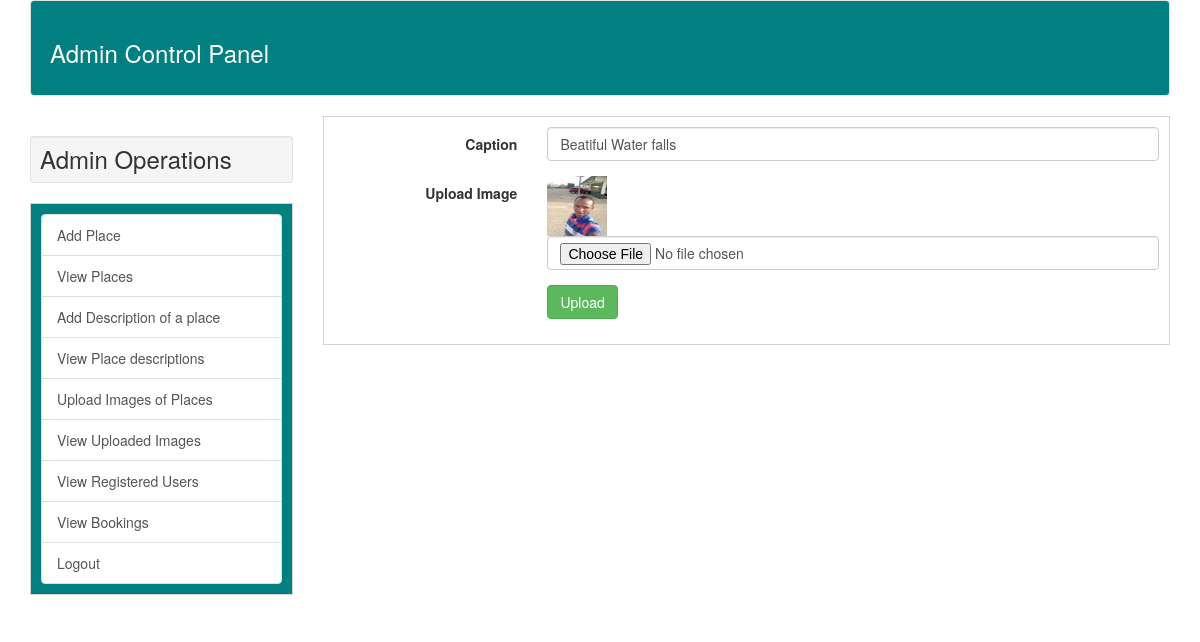
Page /admin/index.php?editImageId=2 (signed in) on the committed database.
### tables this page shows
CREATE TABLE `images` (
  `id` int(255) NOT NULL,
  `place_id` int(255) NOT NULL,
  `image` varchar(255) NOT NULL,
  `caption` varchar(255) NOT NULL
);

### admin/editImages.php (the view, shortened to what this page needs)
<?php
if(isset($_GET['editImageId']))
{
$editImageId=$_GET['editImageId'];
$getImages="SELECT * FROM images WHERE id='$editImageId'";
$result=mysqli_query($connect,$getImages);
while ($row=mysqli_fetch_array($result))
{
$caption=$row['caption'];
$image=$row['image'];
?>
<form method="post"action="index.php?editImageId=<?php echo $editImageId ?>"class="form-horizontal" style="border: 1px solid lightgrey;padding: 10px;" enctype="multipart/form-data">
    <div class="form-group">
        <label class="control-label col-sm-3">Caption</label>
        <div class="col-sm-9">
            <input type="text"name="caption" class="form-control" value="<?php echo $caption?>"/>
        </div>
    </div>
    <div class="form-group">
        <label class="control-label col-sm-3">Upload Image</label>
        <div class="col-sm-9">
            <span class="form-helper"><img src="../img/<?php echo $image ?>" width="60px" height="60px"></span>
            <input type="file"name="image" class="form-control"/>
        </div>
    </div>
    <div class="form-group">
        <label class="control-label col-sm-3"></label>
        <div class="col-sm-9">
            <input type="submit"name="updateImage" value="Upload" class="btn btn-success"/>
        </div>
    </div>
</form>
<?php }} ?>

### rows in the picture
images: caption "Beatiful Water falls", image (picture)
